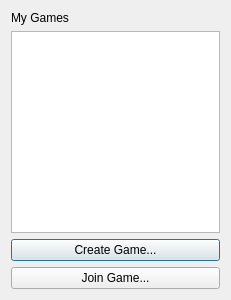
<?xml version="1.0" encoding="UTF-8"?>
<ui version="4.0">
 <class>MainDialog</class>
 <widget class="QDialog" name="MainDialog">
  <property name="geometry">
   <rect>
    <x>0</x>
    <y>0</y>
    <width>231</width>
    <height>300</height>
   </rect>
  </property>
  <property name="windowTitle">
   <string>WarGames</string>
  </property>
  <layout class="QVBoxLayout" name="verticalLayout">
   <item>
    <widget class="QLabel" name="lblMyGames">
     <property name="text">
      <string>My Games</string>
     </property>
    </widget>
   </item>
   <item>
    <widget class="QTableView" name="lvMyGames">
     <property name="selectionMode">
      <enum>QAbstractItemView::SingleSelection</enum>
     </property>
     <property name="selectionBehavior">
      <enum>QAbstractItemView::SelectRows</enum>
     </property>
     <attribute name="horizontalHeaderVisible">
      <bool>false</bool>
     </attribute>
     <attribute name="verticalHeaderVisible">
      <bool>false</bool>
     </attribute>
    </widget>
   </item>
   <item>
    <widget class="QPushButton" name="pbCreateGame">
     <property name="text">
      <string>Create Game...</string>
     </property>
    </widget>
   </item>
   <item>
    <widget class="QPushButton" name="pushButton">
     <property name="text">
      <string>Join Game...</string>
     </property>
    </widget>
   </item>
  </layout>
 </widget>
 <resources/>
 <connections/>
</ui>
